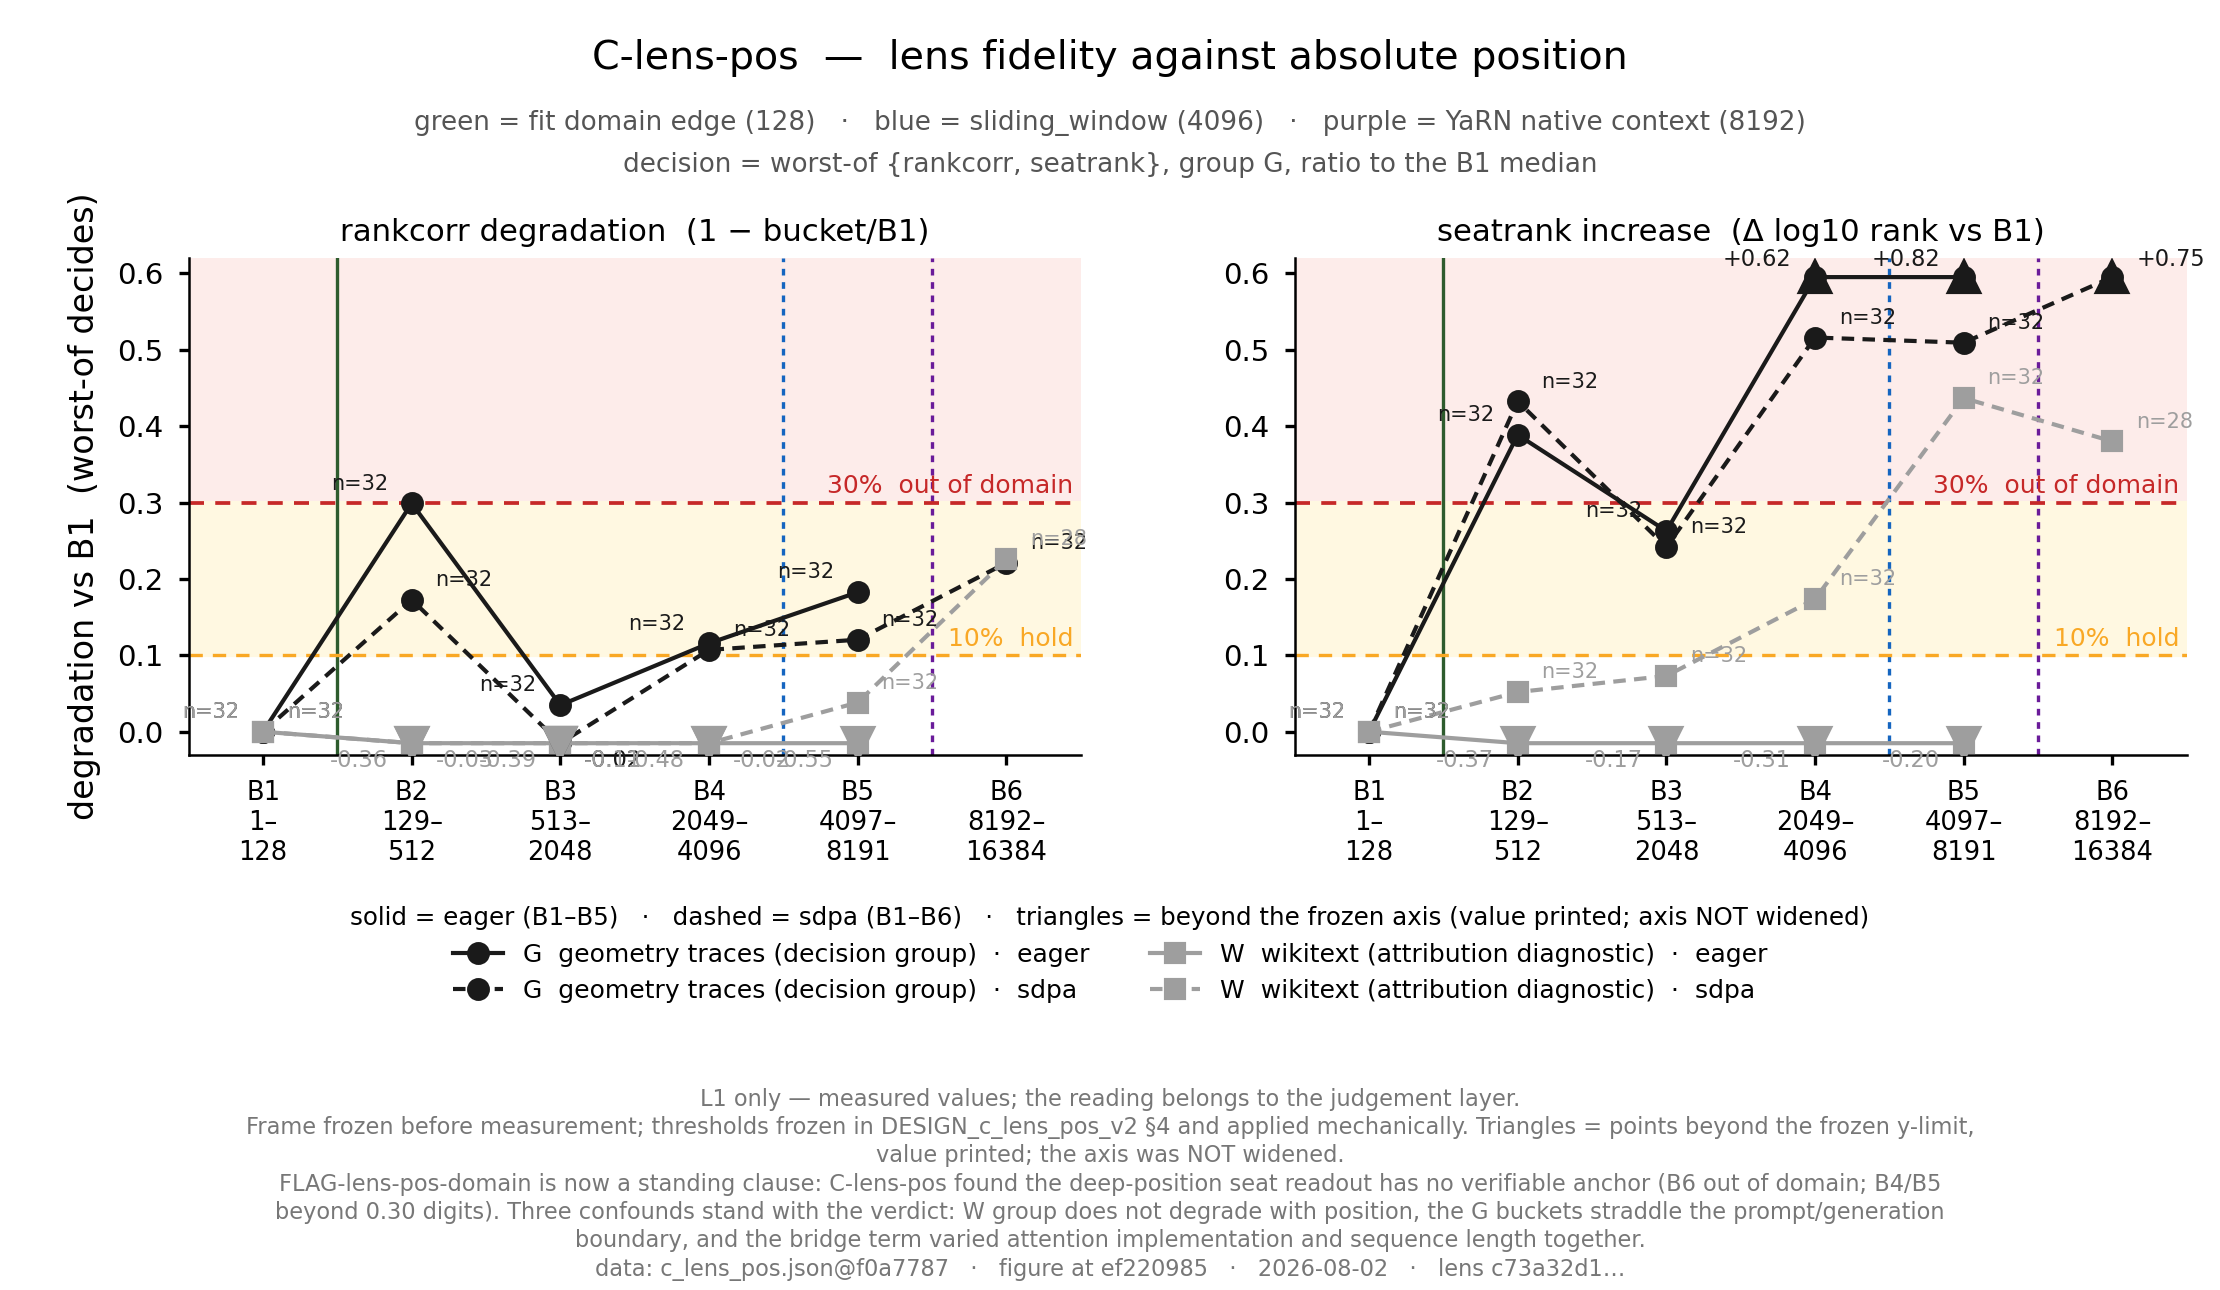

Recreate this plot in Python.
#!/usr/bin/env python3
"""C1 --- fidelity vs absolute position.  FROZEN EMPTY FRAME, drawn before any
data exists.

The instruction under which this was written:
  "Freeze the figure template --- bucket axis, fit-domain band, empty frame ---
   together with the design review, as the figure counterpart of the decision
   table. It looks like play; it is discipline: it prevents drawing after
   seeing."

This script **draws an empty frame and exits if no data is present**. The axes,
bucket boundaries, decision lines and footer are fixed before the results
arrive, so neither an axis nor a threshold can be moved after seeing them.

The decision table is frozen in ../frozen/DECISION_TABLE.en.md:
  decision = worst-of {rankcorr, seatrank}; decision group = the reasoning
  traces; ratio to the B1 median; 10% / 30%.

Deterministic: fixed rcParams, no timestamps, no randomness.
Run as:  python3 fig_C1_fidelity_vs_position.py
"""
from __future__ import annotations

import json
import sys
from pathlib import Path

import matplotlib

matplotlib.use("Agg")
import matplotlib.pyplot as plt

HERE = Path(__file__).resolve().parent
REPO = next(a for a in (HERE, *HERE.parents) if (a / "probes").is_dir())
sys.path.insert(0, str(REPO / "probes" / "olmo3-f5-think-prefix" / "figs"))
import figstyle                                              # noqa: E402  ★ 家風

DATA = REPO / "probes" / "c-lens-pos" / "results" / "c_lens_pos.json"
STEM = HERE / "fig_C1_fidelity_vs_position"

# ── ★ 凍結された軸（⛔ 結果を見てから動かさない） ────────────────────────────
BUCKETS = [                       # (label, lo, hi)  — DESIGN v1 §3 / redline §2-1 承認済
    ("B1\n1–\n128", 1, 128),
    ("B2\n129–\n512", 129, 512),
    ("B3\n513–\n2048", 513, 2048),
    ("B4\n2049–\n4096", 2049, 4096),
    ("B5\n4097–\n8191", 4097, 8191),
    ("B6\n8192–\n16384", 8192, 16384),
]
FIT_MAX_SEQ = 128            # lens fit setting (all 6 lenses)
SLIDING_WINDOW = 4096        # model config
NATIVE_CTX = 8192            # YaRN original_max_position_embeddings
THRESH_HOLD, THRESH_OUT = 0.10, 0.30      # ★ 凍結閾値（DESIGN v2 §4）
# ★ ADJUDICATION_c_lens_pos_attn_ruling: marker 凡例の追加のみ許可。
#   ⛔ 軸・bucket・判定線は触れない（凍結 frame は不変）。
#   eager = B1–B5（較正器と被較正器の呼び出し形が一致）/ sdpa = B1–B6（B6 判定は sdpa 内で完結）
GROUPS = [("G  geometry traces (decision group)", "#1a1a1a", "o"),
          ("W  wikitext (attribution diagnostic)", "#9e9e9e", "s")]
ATTN_STYLE = {"eager": ("-", 1.0), "sdpa": ((0, (3, 2)), 1.0)}
PANELS = [("rankcorr degradation  (1 − bucket/B1)", "rankcorr_deg"),
          ("seatrank increase  (Δ log10 rank vs B1)", "seatrank_deg")]

figstyle.use_house_style()
fig, axes = plt.subplots(1, 2, figsize=(7.4, 4.3), sharex=True,
                         gridspec_kw=dict(wspace=0.24, left=0.085, right=0.985,
                                          bottom=0.415, top=0.800))

# ★ 凍結 frame の軸は「B1 比の劣化」である（軸ラベルどおり）。cells は生値なので、
#   凍結定義 (b)(b′) で劣化に変換する: rankcorr = 1 − bucket/B1（比）/ seatrank = bucket − B1（絶対 Δ桁）。
#   ⛔ 軸・bucket・判定線・閾値は一切動かしていない（データの写像を定義どおりに書いただけ）。
rows = None
if DATA.exists():
    cells = json.loads(DATA.read_text()).get("cells")
    ref = {(c["attn"], c["group"]): c for c in cells if c["bucket"] == "B1"}
    rows = []
    for c in cells:
        b1 = ref.get((c["attn"], c["group"]))
        if b1 is None:
            continue
        rows.append({**c,
                     "rankcorr_deg": 1 - c["rankcorr"] / b1["rankcorr"],
                     "seatrank_deg": c["seatrank"] - b1["seatrank"]})

x = list(range(len(BUCKETS)))
for ax, (title, key) in zip(axes, PANELS):
    # ★ 判定線（凍結）
    ax.axhspan(THRESH_OUT, 1.0, color="#fdecea", zorder=0)
    ax.axhspan(THRESH_HOLD, THRESH_OUT, color="#fff8e1", zorder=0)
    ax.axhline(THRESH_HOLD, color="#f9a825", linewidth=0.8, linestyle=(0, (4, 3)), zorder=2)
    ax.axhline(THRESH_OUT, color="#c62828", linewidth=0.9, linestyle=(0, (4, 3)), zorder=2)
    ax.text(len(BUCKETS) - 0.55, THRESH_HOLD + 0.012, "10%  hold", fontsize=6.0,
            color="#f9a825", ha="right")
    ax.text(len(BUCKETS) - 0.55, THRESH_OUT + 0.012, "30%  out of domain", fontsize=6.0,
            color="#c62828", ha="right")
    # ★ 構造境界（凍結）
    ax.axvline(0.5, color="#2e5c2e", linewidth=0.8, zorder=1)          # fit 域の右端 (B1|B2)
    ax.axvline(3.5, color="#1565c0", linewidth=0.8, linestyle=(0, (2, 2)), zorder=1)  # sliding
    ax.axvline(4.5, color="#6a1b9a", linewidth=0.8, linestyle=(0, (2, 2)), zorder=1)  # YaRN
    if rows:
        for label, colour, marker in GROUPS:
            g = label.split()[0]
            for ai, (attn, (ls, lw)) in enumerate(ATTN_STYLE.items()):
                # ★ 2026-08-03: 注記の重なり回避のみ。eager は点の左 / sdpa は右へ。
                #   ⛔ 軸・bucket・判定線・データ位置は一切動かさない（置き場だけ）。
                dx, ha_ = (-0.16, "right") if ai == 0 else (0.16, "left")
                sel = [c for c in rows if c["group"] == g and c.get("attn") == attn]
                if not sel:
                    continue
                ys = [next((c[key] for c in sel if c["bucket"] == b[0][:2]), None)
                      for b in BUCKETS]
                ns = [next((c.get("n") for c in sel if c["bucket"] == b[0][:2]), 0)
                      for b in BUCKETS]
                # ★ 凍結 ylim (-0.03..0.62) の内側の掲示線。⛔ 軸は広げない。
                TOP, BOT = 0.595, -0.015
                xs2 = [xi for xi, yi in zip(x, ys) if yi is not None]
                ys2 = [min(max(yi, BOT), TOP) for yi in ys if yi is not None]
                ax.plot(xs2, ys2, marker=marker, color=colour, markersize=4.5,
                        linewidth=lw, linestyle=ls, zorder=5,
                        label=f"{label}  ·  {attn}")
                # ⚠ 上下いずれのはみ出しも ▲▼ と実値で明示する
                for xi, yi in zip(x, ys):
                    if yi is None:
                        continue
                    if yi > TOP:
                        ax.plot(xi, TOP, marker="^", color=colour, markersize=7, zorder=7)
                        ax.text(xi + dx, TOP + 0.008, f"{yi:+.2f}", fontsize=5.4,
                                ha=ha_, va="bottom", color=colour, zorder=7)
                    elif yi < BOT:
                        ax.plot(xi, BOT, marker="v", color=colour, markersize=7, zorder=7)
                        ax.text(xi + dx, BOT - 0.008, f"{yi:+.2f}", fontsize=5.4,
                                ha=ha_, va="top", color=colour, zorder=7)
                for xi, (yi, ni) in enumerate(zip(ys, ns)):   # ★ 実 n を隠さない
                    if yi is not None and BOT <= yi <= TOP:
                        ax.text(xi + dx, yi + 0.018, f"n={ni}", fontsize=5.0, ha=ha_,
                                color=colour, zorder=6)
    ax.set_xticks(x)
    ax.set_xticklabels([b[0] for b in BUCKETS], fontsize=6.2)
    ax.set_ylim(-0.03, 0.62)
    ax.set_xlim(-0.5, len(BUCKETS) - 0.5)
    ax.set_title(title, fontsize=7.4, pad=4)
    ax.tick_params(length=2.5)
    for sp in ("top", "right"):
        ax.spines[sp].set_visible(False)

axes[0].set_ylabel("degradation vs B1  (worst-of decides)")
if rows:
    h, lb = axes[0].get_legend_handles_labels()
    fig.legend(h, lb, frameon=False, fontsize=6.0, ncol=2, loc="lower center",
               bbox_to_anchor=(0.5, 0.205), columnspacing=2.4,
               title="solid = eager (B1–B5)   ·   dashed = sdpa (B1–B6)   ·   "
                     "triangles = beyond the frozen axis (value printed; axis NOT widened)",
               title_fontsize=5.9)
else:
    for ax in axes:
        ax.text(2.5, 0.31, "FROZEN EMPTY FRAME\naxes, buckets and decision lines\n"
                           "fixed before any data existed",
                fontsize=7.0, ha="center", va="center", color="#9e9e9e", style="italic")

fig.text(0.5, 0.955, "C-lens-pos  —  lens fidelity against absolute position",
         fontsize=9.5, ha="center", va="center")
fig.text(0.5, 0.905,
         f"green = fit domain edge ({FIT_MAX_SEQ})   ·   blue = sliding_window ({SLIDING_WINDOW})   "
         f"·   purple = YaRN native context ({NATIVE_CTX})",
         fontsize=6.3, ha="center", va="center", color="#555555")
fig.text(0.5, 0.872,
         "decision = worst-of {rankcorr, seatrank}, group G, ratio to the B1 median",
         fontsize=6.3, ha="center", va="center", color="#555555")

figstyle.footer(
    fig,
    sources=["c_lens_pos.json@f0a7787" if rows else "c_lens_pos.json (pending)"],
    date="2026-08-02", commit=figstyle.head_commit(REPO),
    lens_md5="c73a32d1f72968bd73c104c06445a482",
    extra=("Frame frozen before measurement; thresholds frozen in DESIGN_c_lens_pos_v2 §4 and "
           "applied mechanically. Triangles = points beyond the frozen y-limit, value printed; "
           "the axis was NOT widened."),
    provisional=True, y=0.016, dy=0.022, fontsize=5.4)

fig.savefig(f"{STEM}.pdf")
fig.savefig(f"{STEM}.png")
print(f"-> {STEM}.pdf / .png   ({'DATA' if rows else '★ FROZEN EMPTY FRAME'})")
